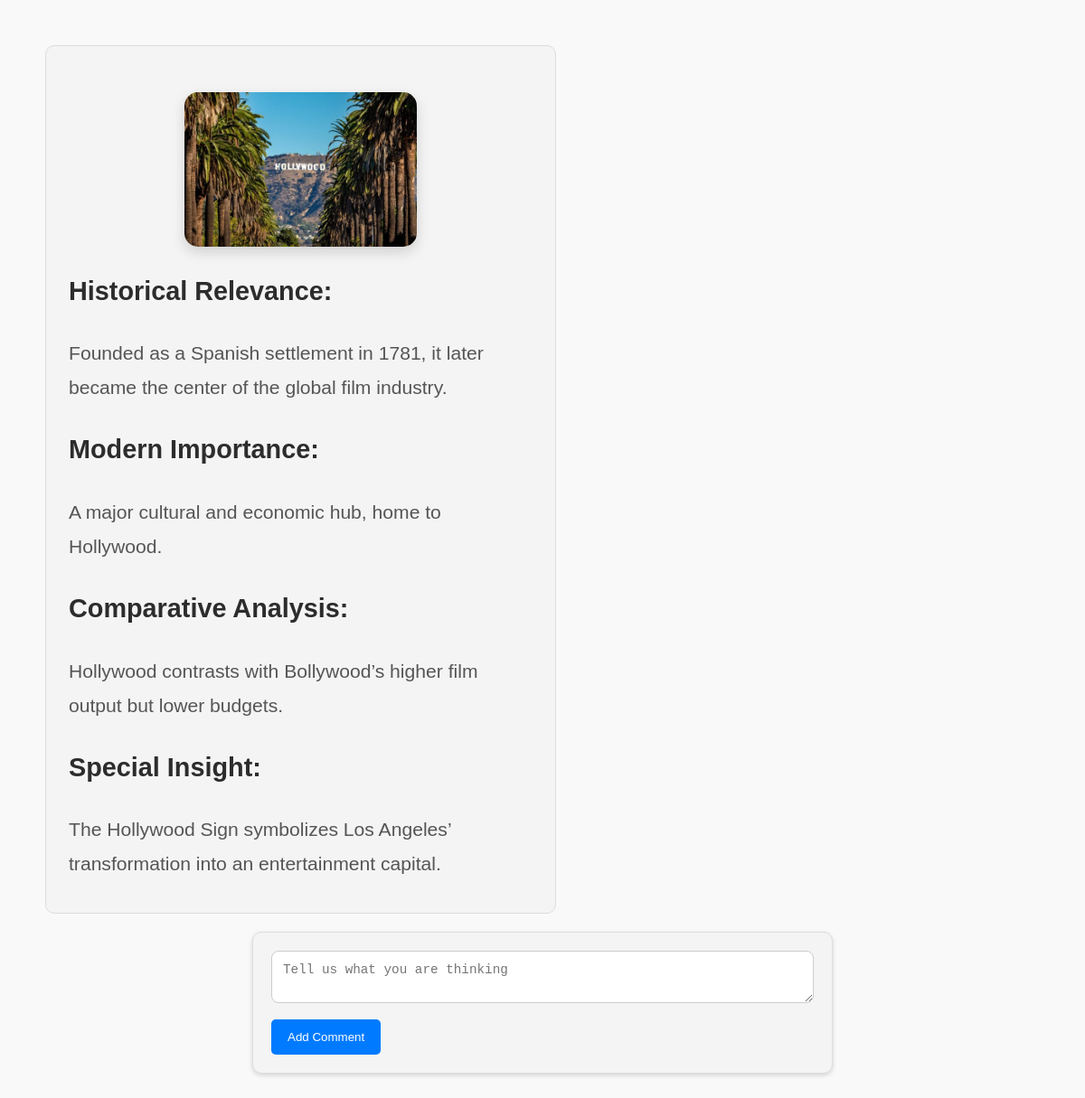
Screenshot of /image/2 (signed in) with the database file from the repository.
### dbclasses.py (models this page shows)
class GIS_Model(db.Model):
    __tablename__ = 'gis_model'
    ID = db.Column(db.Integer, primary_key=True)
    ImagePath = db.Column(db.String(2000), nullable=False)
    Name = db.Column(db.String(100), nullable=False)
    Latitude = db.Column(db.Float(20), nullable=False)
    Longitude = db.Column(db.Float, nullable=False)
    Comments = db.Column(db.String(1000), nullable=True)
    Source = db.Column(db.String(50), nullable=True)
    Date = db.Column(db.DateTime, default=datetime.utcnow)
    comp_model = db.relationship('COMP_Model', uselist=False, back_populates='gis_model', cascade='all, delete-orphan')
    analysis_model = db.relationship('ANALYSIS_Model', uselist=False, back_populates='gis_model', cascade='all, delete-orphan')
    comments = db.relationship('Comment', backref='image', lazy=True)

class COMP_Model(db.Model):
    __tablename__ = 'comp_model'
    ImageID = db.Column(db.Integer, db.ForeignKey('gis_model.ID'), primary_key=True)
    Hist_Relevance = db.Column(db.String(500), nullable=False)
    Mod_Imp = db.Column(db.String(500), nullable=False)
    Comp_Analysis = db.Column(db.String(500), nullable=False)
    Insight = db.Column(db.String(500), nullable=False)
    gis_model = db.relationship('GIS_Model', back_populates='comp_model')

### main.py (the view, shortened to what this page needs)
@app.route('/image/<int:image_id>', methods=['GET', 'POST'])
@login_required
def image_detail(image_id):
    image = COMP_Model.query.get_or_404(image_id)
    comments = (
        Comment.query.filter_by(image_id=image_id, is_reply=False)
        .order_by(Comment.created_at.desc())
        .all()
    )
    return render_template('image_detail.html', image=image, comments=comments)

### main.py (called while the page is built)
@login_manager.user_loader
def load_user(user_id):
    return User.query.get(int(user_id))

### templates/image_detail.html (shortened to what this page needs)
{% extends "basic.html" %}
{% block body %}
<div class="image-details">
  <img
    src="{{ url_for('static', filename='Images/' + image.gis_model.ImagePath) }}"
    alt="{{ image.gis_model.Name }}"
    style="width: 50%; height: auto"
  />
  <div class="details">
    <h2>Historical Relevance:</h2>
    <p>{{ image.Hist_Relevance }}</p>
    <h2>Modern Importance:</h2>
    <p>{{ image.Mod_Imp }}</p>
    <h2>Comparative Analysis:</h2>
    <p>{{ image.Comp_Analysis }}</p>
    <h2>Special Insight:</h2>
    <p>{{ image.Insight }}</p>
  </div>
</div>
<div class="add-comment">
  <form id="commentForm">
    <textarea name="content" placeholder="Tell us what you are thinking" required></textarea>
    <button type="submit">Add Comment</button>
  </form>
</div>
{% endblock %}

### static/css/styles.css (style rules this page uses)
body { margin: 10px; padding: 20px; font-family: 'Gill Sans', 'Gill Sans MT', Calibri, 'Trebuchet MS', sans-serif ; line-height: 1.6; background-color: #f9f9f9; color: #2d2c2c; }
img { max-width: 300px; height: auto; border-radius: 15px; box-shadow: 0px 4px 10px rgba(0, 0, 0, 0.2); margin: 10px; display: block; margin-left: auto; margin-right: auto; }
form { max-width: 600px; margin: 20px auto; padding: 20px; border: 1px solid #ddd; border-radius: 10px; background-color: #f9f9f9; }
p { margin: 5px 0; }
.image-details { width: 45%; padding: 25px; border: 1px solid #ddd; border-radius: 10px; background-color: #f4f4f4; font-size: 1.2em; line-height: 1.8; }
.image-details p { font-size: 1.1em; color: #555; margin: 10px 0; }
.image-details img { width: 100%; height: auto; border-radius: 15px; box-shadow: 0px 6px 15px rgba(0, 0, 0, 0.15); margin-bottom: 15px; }
.image-details { margin: 20px; }
.add-comment form { margin-top: 20px; padding: 20px; background-color: #f4f4f4; border-radius: 10px; box-shadow: 0 2px 5px rgba(0, 0, 0, 0.15); }
.add-comment textarea { width: 100%; padding: 12px; border-radius: 8px; border: 1px solid #ccc; font-size: 1em; color: #333; }
.add-comment button { background-color: #007bff; color: white; padding: 12px 18px; border: none; border-radius: 5px; cursor: pointer; margin-top: 10px; }
.add-comment textarea, .replyForm textarea { font-size: 1.1em; color: #444; background-color: #fff; box-sizing: border-box; }

### rows the page displays
GIS_Model: ImagePath (picture)
COMP_Model: Hist_Relevance "Founded as a Spanish settlement in 1781, it later became the center of the global film industry.", Mod_Imp "A major cultural and economic hub, home to Hollywood.", Comp_Analysis "Hollywood contrasts with Bollywood’s higher film output but lower budgets.", Insight "The Hollywood Sign symbolizes Los Angeles’ transformation into an entertainment capital."
